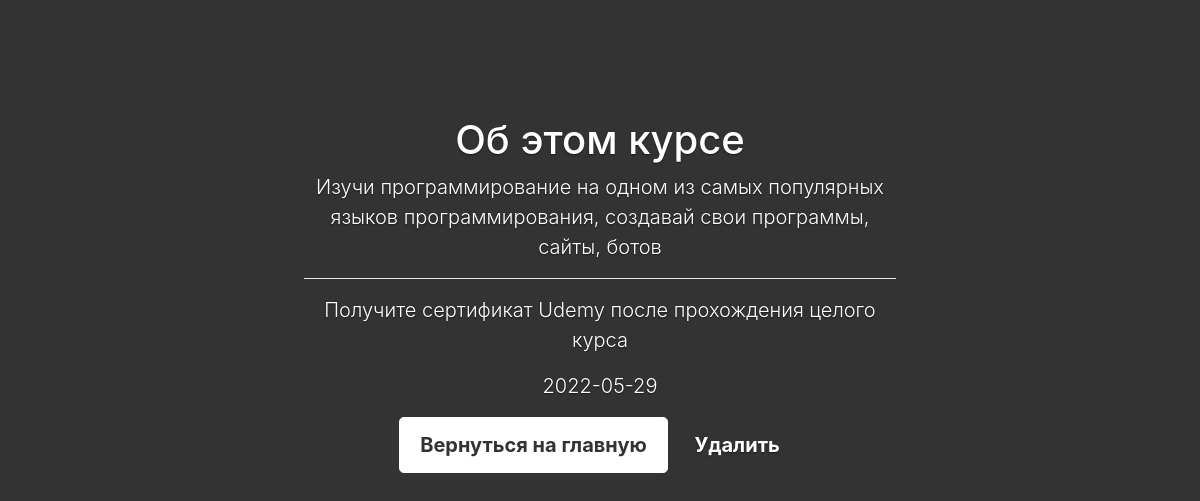
Before: /detailed_post/4 with the older database file.
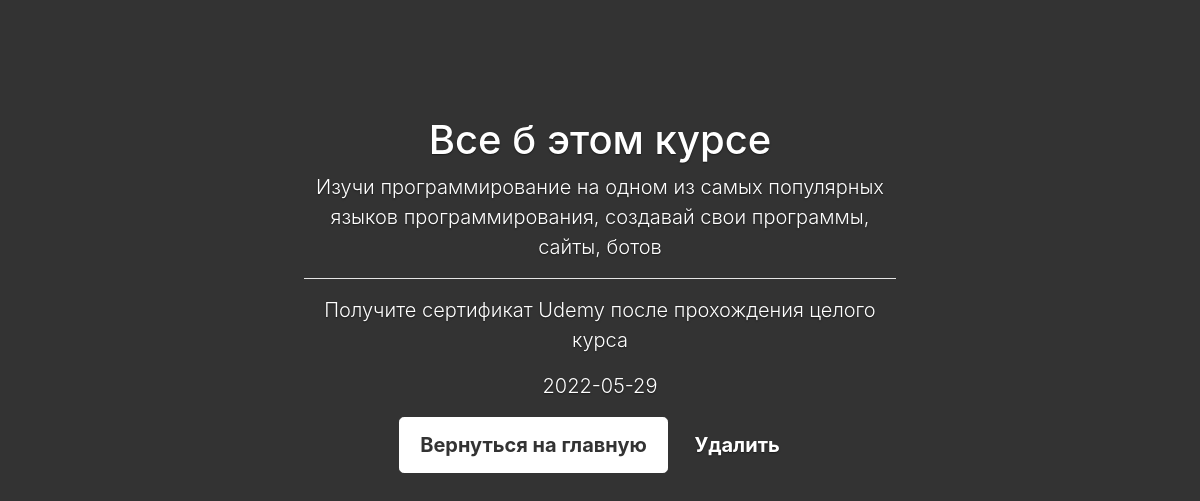
After: the same page with the newer database file.
### app.py (models this page shows)
class Article(db.Model):
    id = db.Column(db.Integer, primary_key = True)
    category_id = db.Column(db.Integer, db.ForeignKey("category.id"))
    title = db.Column(db.String(50), nullable = False, unique = True)
    introduction = db.Column(db.String(100), nullable = False)
    text = db.Column(db.Text(), nullable = False)
    pub_date = db.Column(db.DateTime, default = datetime.utcnow)

### app.py (the view)
@app.route("/detailed_post/<int:article_id>")
def detailed_post(article_id):
    article = Article.query.get_or_404(article_id)
    return render_template("detailed.html", article = article)

### templates/detailed.html (shortened to what this page needs)
<!DOCTYPE html>
<html>
<head>
    <link rel="stylesheet"
          href="https://maxcdn.bootstrapcdn.com/bootstrap/4.0.0/css/bootstrap.min.css"
>
    <link rel="stylesheet" href="css/cover.css">
</head>
<body class="text-center">
    <div class="cover-container d-flex h-100 p-3 mx-auto flex-column">
        <main role="main" class="inner cover">
            <h1 class="cover-heading">{{ article.title }}</h1>
            <p class="lead">
                {{ article.introduction }}
            </p>
            <hr class="line">
            <p class="lead">
                {{ article.text }}
            </p>
            <p class="lead" >
                {{ article.pub_date.date() }}
            </p>
            <p class="lead">
                <a href="{{ url_for('main')}}" class="btn btn-lg btn-secondary">Вернуться на главную</a>
                <a href="{{ url_for('delete_post', article_id=article.id) }}" class="btn btn-lg btn-secondary-danger">Удалить</a>
            </p>
        </main>
    </div>
</body>
</html>

Changed rows visible on the page:
changed Article "Получите сертификат Udemy после прохождения целого курса": title "Об этом курсе" → "Все б этом курсе"
